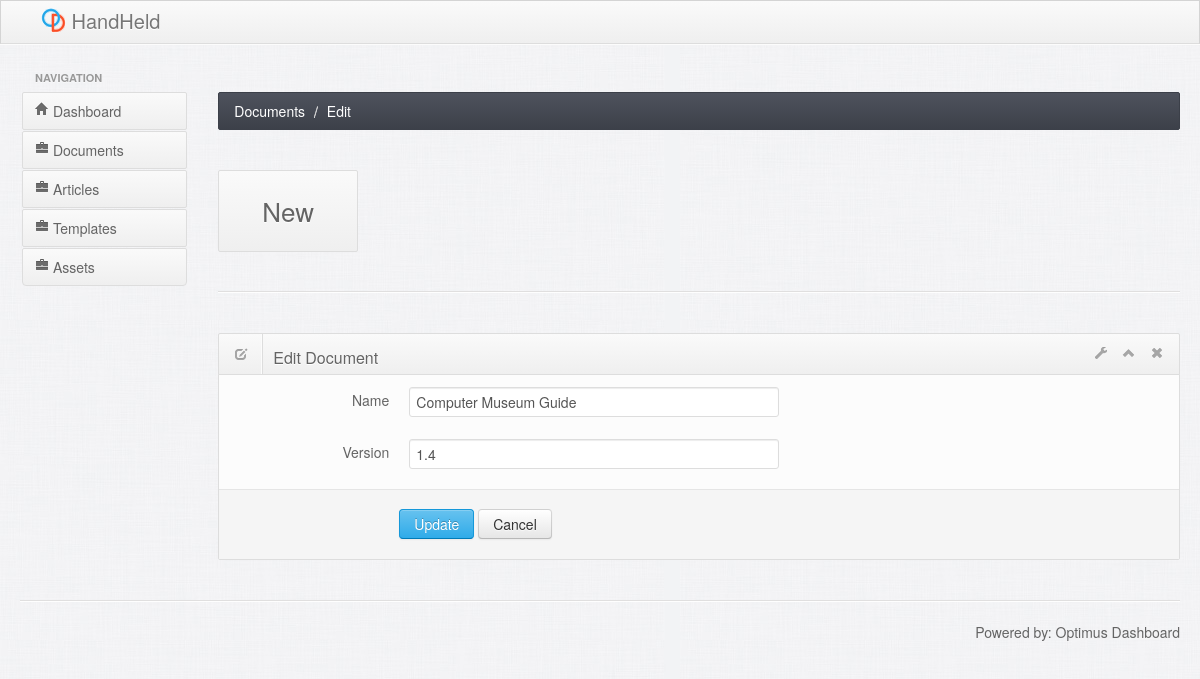
Before: /documents/edit/2 with the older database file.
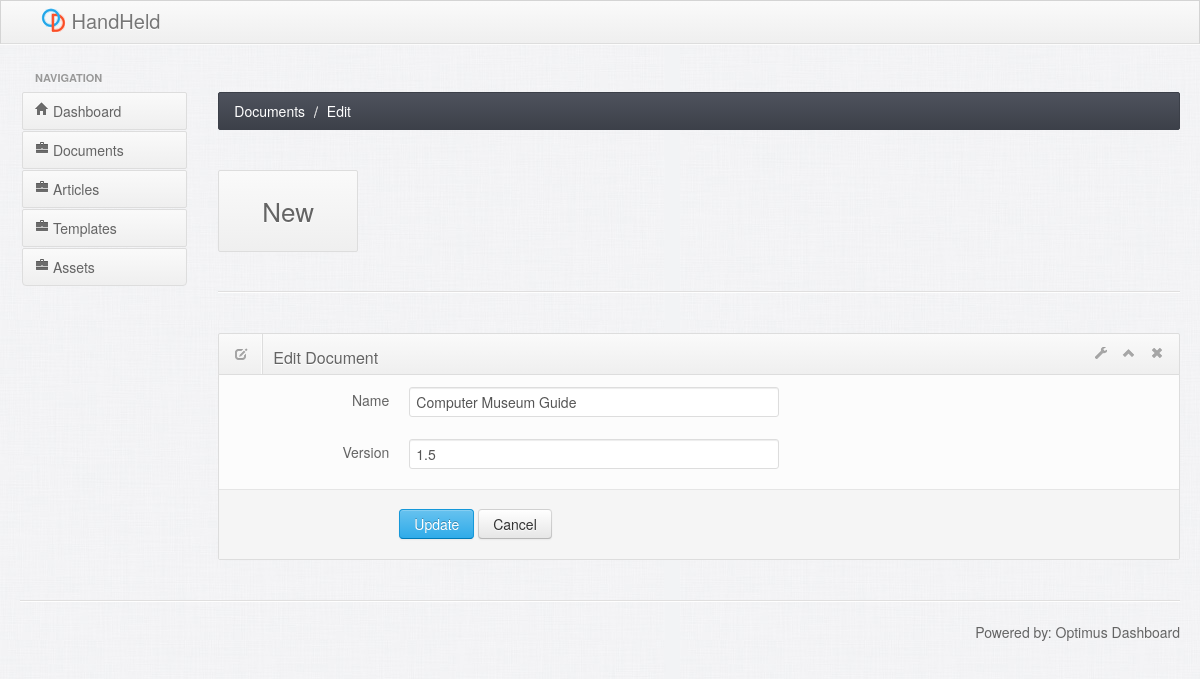
After: the same page with the newer database file.
### tables this page shows
CREATE TABLE document ("id" INTEGER PRIMARY KEY AUTOINCREMENT DEFAULT NULL,"name" Varchar(128) NOT NULL,"last_publication_date" Date DEFAULT NULL,"status" Varchar(32) NOT NULL,"version" Varchar(64) DEFAULT NULL,"template_id" integer,"start_article" integer,deployed_version Varchar(64)  DEFAULT NULL);

### application/views/documents/partials/edit.php (called while the page is built)
<?php $this->load->view('documents/partials/create') ; ?>

### application/views/documents/index.php (called while the page is built)
<?php $this->load->view('documents/partials/'.strtolower($action)) ; ?>

### application/controllers/documents.php (called while the page is built, shortened)
<?php
  class Documents extends CI_Controller
  {
    public function __construct()
    {
      $this->load->model('Document_model');
      $this->load->model('Article_model');
      $this->load->model('Template_model');
      $this->load->model('Assets_model');
    }
    public function edit($id = null)
    {
      if (!$_POST)
      {
        $data['action'] = 'Edit';
        $data['documents'] = $this->Document_model->get_document_by_id($id);
        $this->load->view('partials/header', $data);
        $this->load->view('partials/leftmenu', $data);
        $this->load->view('documents/partials/contentheader', $data);
        $this->load->view('documents/index.php', $data);
        $this->load->view('partials/footer', $data);
      }
    }
  }

### index.php (called while the page is built, shortened)
<?php
require_once BASEPATH.'core/CodeIgniter.php';

### application/models/document_model.php (called while the page is built, shortened)
<?php
  class Document_model extends CI_Model
  {
    public function get_document_by_id($id = null)
    {
      $this->db->select('*');
      $this->db->from('document');
      $this->db->where('document.id', $id);
      $query = $this->db->get();
      return $query->result();
    }
  }

### application/views/documents/partials/create.php (the view, shortened to what this page needs)
<?php if (sizeof($documents) == 0) : ?>
<div class="row-fluid sortable">
    <div class="box span12">
        <div class="box-header" data-original-title>
            <h2><i class="icon-edit"></i><span class="break"></span>Create Document</h2>
            <div class="box-icon">
                <a href="#" class="btn-setting"><i class="icon-wrench"></i></a>
                <a href="#" class="btn-minimize"><i class="icon-chevron-up"></i></a>
                <a href="#" class="btn-close"><i class="icon-remove"></i></a>
            </div>
        </div>
        <div class="box-content">
          <?php echo form_open('documents/create', array('class' => 'form-horizontal', 'id' => 'myform')); ?>
            <fieldset>
                <div class="control-group">
                    <label class="control-label" for="typeahead">Name</label>
                    <div class="controls">
                        <input type="text" class="span6 typeahead" id="typeahead" name="document_name"'>
                    </div>
                </div>
                <div class="form-actions">
                    <button type="submit" class="btn btn-primary">Create</button>
                    <button type="reset" class="btn">Cancel</button>
                </div>
            </fieldset>
            </form>
        </div>
    </div>
</div>
<?php elseif(sizeof($documents) > 0) : ?>
  <?php foreach($documents as $document): ?>
    <div class="row-fluid sortable">
        <div class="box span12">
            <div class="box-header" data-original-title>
                <h2><i class="icon-edit"></i><span class="break"></span>Edit Document</h2>
                <div class="box-icon">
                    <a href="#" class="btn-setting"><i class="icon-wrench"></i></a>
                    <a href="#" class="btn-minimize"><i class="icon-chevron-up"></i></a>
                    <a href="#" class="btn-close"><i class="icon-remove"></i></a>
                </div>
            </div>
            <div class="box-content">
              <?php echo form_open('documents/edit', array('class' => 'form-horizontal', 'id' => 'myform')); ?>
                <fieldset>
                    <div class="control-group">
                        <label class="control-label" for="typeahead">Name</label>
                        <div class="controls">
                            <input type="text" class="span6 typeahead" id="typeahead" name="document_name" value="<?php echo $document->name ?>">
                        </div>
                    </div>
                  <div class="control-group">
                    <label class="control-label" for="typeahead">Version</label>
                    <div class="controls">
                      <input type="text" class="span6 typeahead" id="typeahead" name="version" value="<?php echo $document->version ?>">
                    </div>
                  </div>
                    <div class="form-actions">
                        <button type="submit" class="btn btn-primary">Update</button>
                        <a href="cancel"><input type="button" class="btn" name="cancel" value="Cancel" /></a>
                    </div>
                </fieldset>
                </form>
            </div>
        </div>
    </div>
  <?php endforeach ?>
<?php endif ?>

Changed rows visible on the page:
changed document "Computer Museum Guide": version "1.4" → "1.5"
